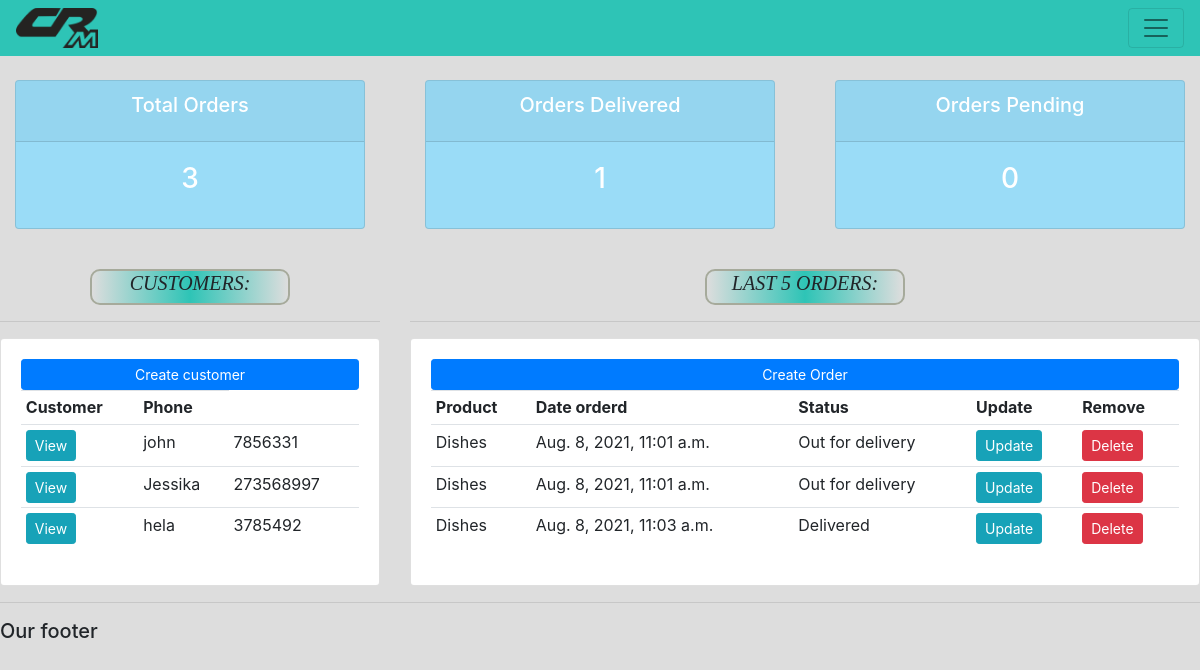
The page / on the database its author committed.
### accounts/models.py (models this page shows, shortened)
class Customer(models.Model):
    name = models.CharField(max_length=200, null=True)
    phone =  models.CharField(max_length=200, null=True)
    email =  models.CharField(max_length=200, null=True)
    date_created = models.DateTimeField(auto_now_add=True)

class Order(models.Model):
    STATUS = (
        ('Pending', 'Pending'),
        ('Out for delivery', 'Out for delivery'),
        ('Delivered','DElivered'),
    )
    customer = models.ForeignKey(Customer, null=True, on_delete= models.SET_NULL)
    product = models.ForeignKey(Product, null=True, on_delete= models.SET_NULL)
    date_created =  models.DateTimeField(auto_now_add=True)
    status = models.CharField(max_length=200, null=True, choices=STATUS)

class Product(models.Model):
    CATEGORY = (
        ('Indoor', 'Indoor'),
        ('Out Door', 'Out Door')
    )
    name = models.CharField(max_length=200, null=True)
    price = models.FloatField(null=True)
    category = models.CharField(max_length=200, null=True, choices=CATEGORY)
    description = models.CharField(max_length=200, null=True, blank=True)    ##Blank: Description isn't required
    date_created = models.DateTimeField(auto_now_add=True)
    Tags = models.ManyToManyField(Tag)
    def __str__(self):
        return self.name

### accounts/views.py (the view)
# urls.py: 2. Add a URL to urlpatterns:  path('', views.home, name='home')
def home(request):
    print("1")
    customers = Customer.objects.all()
    print("2")
    orders = Order.objects.all()
    print("3")
    total_customers = customers.count()
    print("4")
    total_orders = orders.count()
    print("5")
    delivered = orders.filter(status='Delivered').count()
    print("6")
    pending = orders.filter(status='Pending').count()
    print("7")
    context = {
        'orders': orders,
        'customers': customers,
        'total_customers': total_customers,
        'total_orders': total_orders,
        'delivered': delivered,
        'pending': pending ,
        }
    return render(request, 'accounts/dashboard.html', context)

### accounts/templates/accounts/dashboard.html
{% extends 'accounts/main.html' %}
{% block content %}
{% include 'accounts/status.html' %}
<br>
<div class="row">
    <div class="col-md-4">
        <div class="object">
            <h5>CUSTOMERS:</h5>
        </div>
        <hr>
        <div class="card card-body">
            <a class="btn btn-primary btn-sm btn-block" href="">Create customer</a>
            <table class="table table-sm">
                <tr>
                    <th>Customer</th>
                    <th>Phone</th>
                </tr>
                {% for customer in customers %}
                    <tr>
                        <td><a class="btn btn-sm btn-info" href="{% url 'customer' customer.id %}">View</a></td>
                        <td>{{customer.name}}</td>
                        <td>{{customer.phone}}</td>
                    </tr>
                {% endfor %}
            </table>
        </div>
    </div>
    <div class="col-md-8">
        <div class="object">
            <h5>LAST 5 ORDERS:</h5>
        </div>
        <hr>
        <div class="card card-body">
            <a class="btn btn-primary btn-sm btn-block"  href="{% url 'create_order' %}">Create Order</a>
            <table class="table table-sm">
                <tr>
                    <th>Product</th>
                    <th>Date orderd</th>
                    <th>Status</th>
                    <th>Update</th>
                    <th>Remove</th>
                </tr>
                {% for order in orders %}
                    <tr>
                        <td>{{order.product}}</td>
                        <td>{{order.date_created}}</td>
                        <td>{{order.status}}</td>
                        <td><a class="btn btn-sm btn-info" href="{% url 'update_order' order.id %}">Update</a></td>
						<td><a class="btn btn-sm btn-danger" href="{% url 'delete_order' order.id %}">Delete</a></td>
                    </tr>
                {% endfor %}
            </table>
        </div>
    </div>
</div>
{% endblock %}

### accounts/templates/accounts/main.html (shortened to what this page needs)
{% load static %}
<!DOCTYPE html>
<html>
    <head>
        <link rel="stylesheet" href="https://stackpath.bootstrapcdn.com/bootstrap/4.3.1/css/bootstrap.min.css">
        <link rel="stylesheet" type="text/css" href="{% static 'css/main.css' %}">
    </head>
    <body>
        {% include 'accounts/navbar.html' %}
        {% block content %}
        {% endblock %}
        <hr>
        <h5>Our footer</h5>
    </body>
</html>

### accounts/templates/accounts/navbar.html (shortened to what this page needs)
{% load static %}
<nav class="navbar navbar-light" style="background-color: #2ec4b6;">
    <img id="logo1"   src="{% static 'images/crm15.png' %}">
    <button class="navbar-toggler" type="button" data-toggle="collapse" data-target="#navbarNav" aria-controls="navbarNav" aria-expanded="false" aria-label="Toggle navigation">
      <span class="navbar-toggler-icon"></span>
    </button>
  </nav>

### accounts/templates/accounts/status.html
<br>
<div class="row">
    <div class="col">
        <div class="col-md">
            <div class="card text-center text-white mb-3" id="total-orders">
                <div class="card-header">
                    <h5 class="card-title">Total Orders</h5>
                </div>
                <div class="card-body">
                    <h3  class="card-title">{{total_orders}}</h3>
                </div>
            </div>
        </div>
    </div>
    <div class="col">
        <div class="col-md">
            <div class="card text-center text-white mb-3" id="orders-delivered">
                <div class="card-header">
                    <h5 class="card-title">Orders Delivered</h5>
                </div>
                <div class="card-body">
                    <h3  class="card-title">{{delivered}}</h3>
                </div>
            </div>
        </div>
    </div>
    <div class="col">
        <div class="col-md">
            <div class="card text-center text-white mb-3" id="orders-pending">
                <div class="card-header">
                    <h5 class="card-title">Orders Pending</h5>
                </div>
                <div class="card-body">
                    <h3  class="card-title">{{pending}}</h3>
                </div>
            </div>
        </div>
    </div>
</div>

### static/css/main.css (style rules this page uses)
body { background-color: #dddddd; }
#total-orders { background-color: #9adcf7; }
#orders-delivered { background-color: #9adcf7; }
#orders-pending { background-color: #9adcf7; }
#logo1 { width: 7%; height: 5%; }
.object { background-image: linear-gradient(to right, rgb(46, 196, 182,0), rgb(46, 196, 182,1), rgba(46, 196, 182,0)); border-color: #a6aa9b; border-style:solid; font-style: italic; font-family: Marker Felt, fantasy; border-width: 2px; border-radius: 10px; width: 200px;; margin:auto; text-align:center; }

### rows shown on the page
Customer: name "john", phone "7856331"
Customer: name "Jessika", phone "273568997"
Customer: name "hela", phone "3785492"
Order: product "Dishes", date_created "Aug. 8, 2021, 11:01 a.m.", status "Out for delivery"
Order: product "Dishes", date_created "Aug. 8, 2021, 11:01 a.m.", status "Out for delivery"
Order: product "Dishes", date_created "Aug. 8, 2021, 11:03 a.m.", status "Delivered"

### other values the page prints
{{ total_orders }} "3"
{{ delivered }} "1"
{{ pending }} "0"
